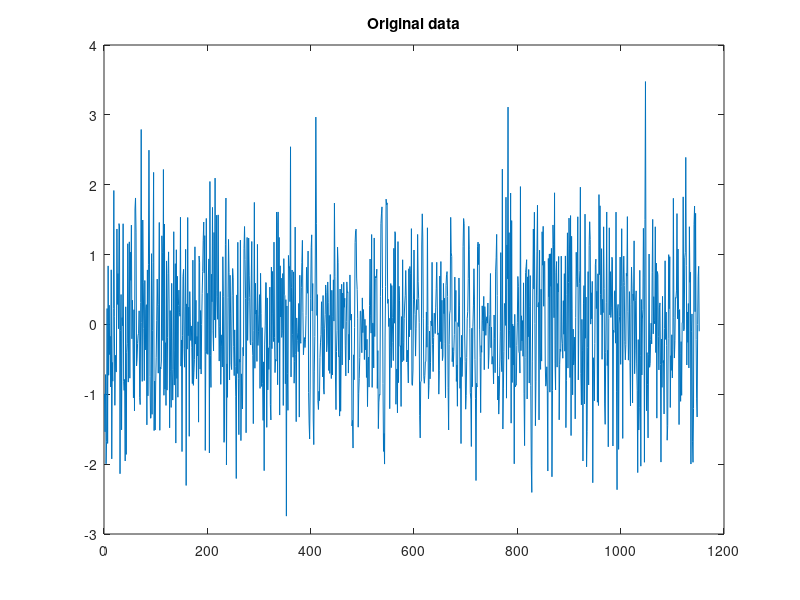

MATLAB code for this plot: (Note: this script raises an error after producing the figure.)
% A demonstration of the HMM software using a Gaussian observation
% model on AR features

load demgauss
T=size(arp,1);

% X   original time series
% arp AR(4) features

plot(X);
title('Original data');
disp('The middle section of data is mainly 10Hz activity');
disp('wheras the beginning and end sections are just noise');
disp(' ');
disp('Press a key to continue');
pause


disp(' ');
disp('We will train a  Gaussian Mixture Model on AR-4 features derived from');
disp('overlapping blocks of the time series.');
disp('The resulting GMM will be used to initialise an HMM.');
disp(' ');
disp('Press a key to continue');
pause

% Train up GMM on this data
hmm.K=2;

disp(' ');
hmm=hmminit(arp,hmm,'full');

disp('Means of HMM initialisation');
hmm.state(1).Mu
hmm.state(2).Mu

% Train up HMM on observation sequence data using Baum-Welch
% This uses the forward-backward method as a sub-routine
disp('We will now train the HMM using Baum/Welch');
disp(' ');
disp('Press a key to continue');
pause
disp('Estimated HMM');

hmm.train.cyc=30;
hmm.obsmodel='Gauss';
hmm.train.obsupdate=ones(1,hmm.K);    % update observation models ?
hmm.train.init=1;         % Yes, we've already done initialisation

hmm=hmmtrain(arp,T,hmm);
disp('Means');
hmm.state(1).Mu
hmm.state(2).Mu
disp('Initial State Probabilities, Pi');
hmm.Pi
disp('State Transition Matrix, P');
hmm.P

[block]=hmmdecode(arp,T,hmm);

% Find most likely hidden state sequence using Viterbi method
figure
plot(block(1).q_star);
axis([0 T 0 3]);
title('Viterbi decoding');

disp('The Viterbi decoding plot shows that the time series');
disp('has been correctly partitioned.');